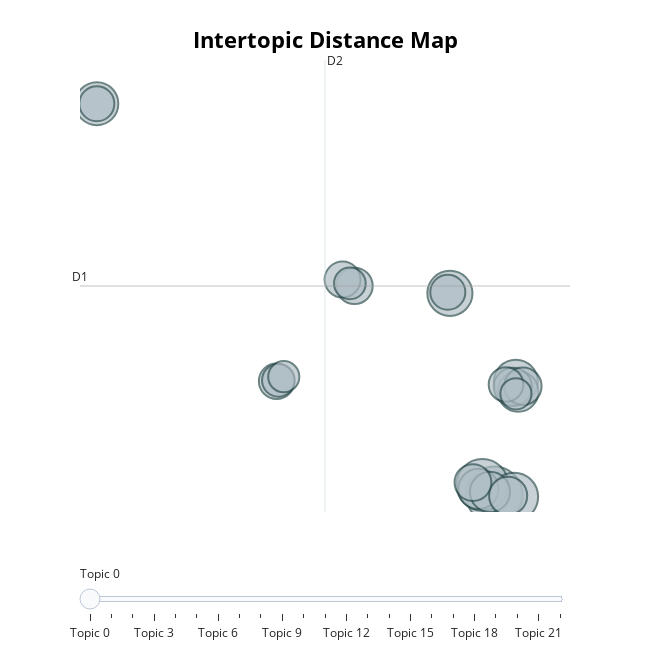

The notebook cell saved with this chart:
### Code cell
topic_model.visualize_topics()

### Figure 1 — Plotly figure (JSON) as saved in the notebook; plotly's stock layout.template omitted (floating-point values rounded to 4 significant figures)
{"data": [{"customdata": [[0, "longterm relationship | end relationship | mutual friends | decision end | happened months ago", 99], [1, "difficult decisions | make difficult | difficult decisions months | na na | make major", 83], [2, "cesarean section | got pregnant | difficult decision | kazakhstani doctors | terminate pregnancy", 72], [3, "new country | moving city | difficult decision | far away | leave family", 63], [4, "starting business | start business | stable job | job start | job start business", 60], [5, "took loan | money pay | money time | needed money | pay debts", 57], [6, "new job | current job | south china | months ago | mr li", 51], [7, "second decision | got married | decision divorce | children suffered | leave older", 50], [8, "decision divorce | divorce wife | getting divorce | decision end marriage | ex wife", 50], [9, "having child | fertility treatments | second child | adopting child | adopt child", 45], [10, "new job | change jobs | decision change | change job | months change", 45], [11, "career development | years old | business trips | critical period | new project", 43], [12, "children need | family members | help brother | pressure relatives | father children", 42], [13, "high school | faculty science | decided continue | worried wouldnt | problem lack", 41], [14, "pursue mba | pursuing mba | job pursue mba | long term | mba spjimr", 40], [15, "dog sleep | year old | years ago dog | correct thing | ago cat", 39], [16, "buy car | new car | buying new | decision buying | buying car", 38], [17, "leave village | sell house | big city | today families village | housing association", 38], [18, "quit job | quitting job | job worked | decision quit | job resign", 37], [19, "death husband | grandmothers funeral | nursing home | home attend | say goodbye", 33], [20, "postgraduate entrance | taking postgraduate | taking postgraduate entrance | service exam | civil service exam", 31], [21, "decision quit job | nice begin | work worker | nice person | getting fired", 30], [22, "life support | entire family | nursing home | decision father | hospital months", 30]], "hovertemplate": "<b>Topic %{customdata[0]}</b><br>%{customdata[1]}<br>Size: %{customdata[2]}", "legendgroup": "", "marker": {"color": "#B0BEC5", "line": {"color": "DarkSlateGrey", "width": 2}, "size": [99, 83, 72, 63, 60, 57, 51, 50, 50, 45, 45, 43, 42, 41, 40, 39, 38, 38, 37, 33, 31, 30, 30], "sizemode": "area", "sizeref": 0.06187, "symbol": "circle"}, "mode": "markers", "name": "", "orientation": "v", "showlegend": false, "type": "scatter", "x": [12.66, 12.14, 13.54, 10.69, 13.62, -4.991, 13.73, 11.96, 12.47, 13.28, 13.49, 13.94, 11.72, 6.456, 5.924, 2.996, -4.991, 10.6, 13.18, 3.073, 6.249, 13.63, 3.313], "xaxis": "x", "y": [-8.533, -7.686, -8.712, 8.749, 1.167, 25.02, 0.3219, -8.043, -8.298, -8.623, 0.7194, 0.7737, -7.492, 9.392, 9.926, 1.208, 25.02, 8.842, 0.9228, 1.284, 9.598, 0.1224, 1.595], "yaxis": "y"}], "layout": {"annotations": [{"showarrow": false, "text": "D1", "x": -5.74, "y": 9.377, "yshift": 10}, {"showarrow": false, "text": "D2", "x": 5.145, "xshift": 10, "y": 28.77}], "height": 650, "hoverlabel": {"bgcolor": "white", "font": {"family": "Rockwell", "size": 16}}, "legend": {"itemsizing": "constant", "tracegroupgap": 0}, "margin": {"t": 60}, "shapes": [{"line": {"color": "#CFD8DC", "width": 2}, "type": "line", "x0": 5.145, "x1": 5.145, "y0": -10.02, "y1": 28.77}, {"line": {"color": "#9E9E9E", "width": 2}, "type": "line", "x0": -5.74, "x1": 16.03, "y0": 9.377, "y1": 9.377}], "sliders": [{"active": 0, "pad": {"t": 50}, "steps": [{"args": [{"marker.color": [["red", "#B0BEC5", "#B0BEC5", "#B0BEC5", "#B0BEC5", "#B0BEC5", "#B0BEC5", "#B0BEC5", "#B0BEC5", "#B0BEC5", "#B0BEC5", "#B0BEC5", "#B0BEC5", "#B0BEC5", "#B0BEC5", "#B0BEC5", "#B0BEC5", "#B0BEC5", "#B0BEC5", "#B0BEC5", "#B0BEC5", "#B0BEC5", "#B0BEC5"]]}], "label": "Topic 0", "method": "update"}, {"args": [{"marker.color": [["#B0BEC5", "red", "#B0BEC5", "#B0BEC5", "#B0BEC5", "#B0BEC5", "#B0BEC5", "#B0BEC5", "#B0BEC5", "#B0BEC5", "#B0BEC5", "#B0BEC5", "#B0BEC5", "#B0BEC5", "#B0BEC5", "#B0BEC5", "#B0BEC5", "#B0BEC5", "#B0BEC5", "#B0BEC5", "#B0BEC5", "#B0BEC5", "#B0BEC5"]]}], "label": "Topic 1", "method": "update"}, {"args": [{"marker.color": [["#B0BEC5", "#B0BEC5", "red", "#B0BEC5", "#B0BEC5", "#B0BEC5", "#B0BEC5", "#B0BEC5", "#B0BEC5", "#B0BEC5", "#B0BEC5", "#B0BEC5", "#B0BEC5", "#B0BEC5", "#B0BEC5", "#B0BEC5", "#B0BEC5", "#B0BEC5", "#B0BEC5", "#B0BEC5", "#B0BEC5", "#B0BEC5", "#B0BEC5"]]}], "label": "Topic 2", "method": "update"}, {"args": [{"marker.color": [["#B0BEC5", "#B0BEC5", "#B0BEC5", "red", "#B0BEC5", "#B0BEC5", "#B0BEC5", "#B0BEC5", "#B0BEC5", "#B0BEC5", "#B0BEC5", "#B0BEC5", "#B0BEC5", "#B0BEC5", "#B0BEC5", "#B0BEC5", "#B0BEC5", "#B0BEC5", "#B0BEC5", "#B0BEC5", "#B0BEC5", "#B0BEC5", "#B0BEC5"]]}], "label": "Topic 3", "method": "update"}, {"args": [{"marker.color": [["#B0BEC5", "#B0BEC5", "#B0BEC5", "#B0BEC5", "red", "#B0BEC5", "#B0BEC5", "#B0BEC5", "#B0BEC5", "#B0BEC5", "#B0BEC5", "#B0BEC5", "#B0BEC5", "#B0BEC5", "#B0BEC5", "#B0BEC5", "#B0BEC5", "#B0BEC5", "#B0BEC5", "#B0BEC5", "#B0BEC5", "#B0BEC5", "#B0BEC5"]]}], "label": "Topic 4", "method": "update"}, {"args": [{"marker.color": [["#B0BEC5", "#B0BEC5", "#B0BEC5", "#B0BEC5", "#B0BEC5", "red", "#B0BEC5", "#B0BEC5", "#B0BEC5", "#B0BEC5", "#B0BEC5", "#B0BEC5", "#B0BEC5", "#B0BEC5", "#B0BEC5", "#B0BEC5", "#B0BEC5", "#B0BEC5", "#B0BEC5", "#B0BEC5", "#B0BEC5", "#B0BEC5", "#B0BEC5"]]}], "label": "Topic 5", "method": "update"}, {"args": [{"marker.color": [["#B0BEC5", "#B0BEC5", "#B0BEC5", "#B0BEC5", "#B0BEC5", "#B0BEC5", "red", "#B0BEC5", "#B0BEC5", "#B0BEC5", "#B0BEC5", "#B0BEC5", "#B0BEC5", "#B0BEC5", "#B0BEC5", "#B0BEC5", "#B0BEC5", "#B0BEC5", "#B0BEC5", "#B0BEC5", "#B0BEC5", "#B0BEC5", "#B0BEC5"]]}], "label": "Topic 6", "method": "update"}, {"args": [{"marker.color": [["#B0BEC5", "#B0BEC5", "#B0BEC5", "#B0BEC5", "#B0BEC5", "#B0BEC5", "#B0BEC5", "red", "#B0BEC5", "#B0BEC5", "#B0BEC5", "#B0BEC5", "#B0BEC5", "#B0BEC5", "#B0BEC5", "#B0BEC5", "#B0BEC5", "#B0BEC5", "#B0BEC5", "#B0BEC5", "#B0BEC5", "#B0BEC5", "#B0BEC5"]]}], "label": "Topic 7", "method": "update"}, {"args": [{"marker.color": [["#B0BEC5", "#B0BEC5", "#B0BEC5", "#B0BEC5", "#B0BEC5", "#B0BEC5", "#B0BEC5", "#B0BEC5", "red", "#B0BEC5", "#B0BEC5", "#B0BEC5", "#B0BEC5", "#B0BEC5", "#B0BEC5", "#B0BEC5", "#B0BEC5", "#B0BEC5", "#B0BEC5", "#B0BEC5", "#B0BEC5", "#B0BEC5", "#B0BEC5"]]}], "label": "Topic 8", "method": "update"}, {"args": [{"marker.color": [["#B0BEC5", "#B0BEC5", "#B0BEC5", "#B0BEC5", "#B0BEC5", "#B0BEC5", "#B0BEC5", "#B0BEC5", "#B0BEC5", "red", "#B0BEC5", "#B0BEC5", "#B0BEC5", "#B0BEC5", "#B0BEC5", "#B0BEC5", "#B0BEC5", "#B0BEC5", "#B0BEC5", "#B0BEC5", "#B0BEC5", "#B0BEC5", "#B0BEC5"]]}], "label": "Topic 9", "method": "update"}, {"args": [{"marker.color": [["#B0BEC5", "#B0BEC5", "#B0BEC5", "#B0BEC5", "#B0BEC5", "#B0BEC5", "#B0BEC5", "#B0BEC5", "#B0BEC5", "#B0BEC5", "red", "#B0BEC5", "#B0BEC5", "#B0BEC5", "#B0BEC5", "#B0BEC5", "#B0BEC5", "#B0BEC5", "#B0BEC5", "#B0BEC5", "#B0BEC5", "#B0BEC5", "#B0BEC5"]]}], "label": "Topic 10", "method": "update"}, {"args": [{"marker.color": [["#B0BEC5", "#B0BEC5", "#B0BEC5", "#B0BEC5", "#B0BEC5", "#B0BEC5", "#B0BEC5", "#B0BEC5", "#B0BEC5", "#B0BEC5", "#B0BEC5", "red", "#B0BEC5", "#B0BEC5", "#B0BEC5", "#B0BEC5", "#B0BEC5", "#B0BEC5", "#B0BEC5", "#B0BEC5", "#B0BEC5", "#B0BEC5", "#B0BEC5"]]}], "label": "Topic 11", "method": "update"}, {"args": [{"marker.color": [["#B0BEC5", "#B0BEC5", "#B0BEC5", "#B0BEC5", "#B0BEC5", "#B0BEC5", "#B0BEC5", "#B0BEC5", "#B0BEC5", "#B0BEC5", "#B0BEC5", "#B0BEC5", "red", "#B0BEC5", "#B0BEC5", "#B0BEC5", "#B0BEC5", "#B0BEC5", "#B0BEC5", "#B0BEC5", "#B0BEC5", "#B0BEC5", "#B0BEC5"]]}], "label": "Topic 12", "method": "update"}, {"args": [{"marker.color": [["#B0BEC5", "#B0BEC5", "#B0BEC5", "#B0BEC5", "#B0BEC5", "#B0BEC5", "#B0BEC5", "#B0BEC5", "#B0BEC5", "#B0BEC5", "#B0BEC5", "#B0BEC5", "#B0BEC5", "red", "#B0BEC5", "#B0BEC5", "#B0BEC5", "#B0BEC5", "#B0BEC5", "#B0BEC5", "#B0BEC5", "#B0BEC5", "#B0BEC5"]]}], "label": "Topic 13", "method": "update"}, {"args": [{"marker.color": [["#B0BEC5", "#B0BEC5", "#B0BEC5", "#B0BEC5", "#B0BEC5", "#B0BEC5", "#B0BEC5", "#B0BEC5", "#B0BEC5", "#B0BEC5", "#B0BEC5", "#B0BEC5", "#B0BEC5", "#B0BEC5", "red", "#B0BEC5", "#B0BEC5", "#B0BEC5", "#B0BEC5", "#B0BEC5", "#B0BEC5", "#B0BEC5", "#B0BEC5"]]}], "label": "Topic 14", "method": "update"}, {"args": [{"marker.color": [["#B0BEC5", "#B0BEC5", "#B0BEC5", "#B0BEC5", "#B0BEC5", "#B0BEC5", "#B0BEC5", "#B0BEC5", "#B0BEC5", "#B0BEC5", "#B0BEC5", "#B0BEC5", "#B0BEC5", "#B0BEC5", "#B0BEC5", "red", "#B0BEC5", "#B0BEC5", "#B0BEC5", "#B0BEC5", "#B0BEC5", "#B0BEC5", "#B0BEC5"]]}], "label": "Topic 15", "method": "update"}, {"args": [{"marker.color": [["#B0BEC5", "#B0BEC5", "#B0BEC5", "#B0BEC5", "#B0BEC5", "#B0BEC5", "#B0BEC5", "#B0BEC5", "#B0BEC5", "#B0BEC5", "#B0BEC5", "#B0BEC5", "#B0BEC5", "#B0BEC5", "#B0BEC5", "#B0BEC5", "red", "#B0BEC5", "#B0BEC5", "#B0BEC5", "#B0BEC5", "#B0BEC5", "#B0BEC5"]]}], "label": "Topic 16", "method": "update"}, {"args": [{"marker.color": [["#B0BEC5", "#B0BEC5", "#B0BEC5", "#B0BEC5", "#B0BEC5", "#B0BEC5", "#B0BEC5", "#B0BEC5", "#B0BEC5", "#B0BEC5", "#B0BEC5", "#B0BEC5", "#B0BEC5", "#B0BEC5", "#B0BEC5", "#B0BEC5", "#B0BEC5", "red", "#B0BEC5", "#B0BEC5", "#B0BEC5", "#B0BEC5", "#B0BEC5"]]}], "label": "Topic 17", "method": "update"}, {"args": [{"marker.color": [["#B0BEC5", "#B0BEC5", "#B0BEC5", "#B0BEC5", "#B0BEC5", "#B0BEC5", "#B0BEC5", "#B0BEC5", "#B0BEC5", "#B0BEC5", "#B0BEC5", "#B0BEC5", "#B0BEC5", "#B0BEC5", "#B0BEC5", "#B0BEC5", "#B0BEC5", "#B0BEC5", "red", "#B0BEC5", "#B0BEC5", "#B0BEC5", "#B0BEC5"]]}], "label": "Topic 18", "method": "update"}, {"args": [{"marker.color": [["#B0BEC5", "#B0BEC5", "#B0BEC5", "#B0BEC5", "#B0BEC5", "#B0BEC5", "#B0BEC5", "#B0BEC5", "#B0BEC5", "#B0BEC5", "#B0BEC5", "#B0BEC5", "#B0BEC5", "#B0BEC5", "#B0BEC5", "#B0BEC5", "#B0BEC5", "#B0BEC5", "#B0BEC5", "red", "#B0BEC5", "#B0BEC5", "#B0BEC5"]]}], "label": "Topic 19", "method": "update"}, {"args": [{"marker.color": [["#B0BEC5", "#B0BEC5", "#B0BEC5", "#B0BEC5", "#B0BEC5", "#B0BEC5", "#B0BEC5", "#B0BEC5", "#B0BEC5", "#B0BEC5", "#B0BEC5", "#B0BEC5", "#B0BEC5", "#B0BEC5", "#B0BEC5", "#B0BEC5", "#B0BEC5", "#B0BEC5", "#B0BEC5", "#B0BEC5", "red", "#B0BEC5", "#B0BEC5"]]}], "label": "Topic 20", "method": "update"}, {"args": [{"marker.color": [["#B0BEC5", "#B0BEC5", "#B0BEC5", "#B0BEC5", "#B0BEC5", "#B0BEC5", "#B0BEC5", "#B0BEC5", "#B0BEC5", "#B0BEC5", "#B0BEC5", "#B0BEC5", "#B0BEC5", "#B0BEC5", "#B0BEC5", "#B0BEC5", "#B0BEC5", "#B0BEC5", "#B0BEC5", "#B0BEC5", "#B0BEC5", "red", "#B0BEC5"]]}], "label": "Topic 21", "method": "update"}, {"args": [{"marker.color": [["#B0BEC5", "#B0BEC5", "#B0BEC5", "#B0BEC5", "#B0BEC5", "#B0BEC5", "#B0BEC5", "#B0BEC5", "#B0BEC5", "#B0BEC5", "#B0BEC5", "#B0BEC5", "#B0BEC5", "#B0BEC5", "#B0BEC5", "#B0BEC5", "#B0BEC5", "#B0BEC5", "#B0BEC5", "#B0BEC5", "#B0BEC5", "#B0BEC5", "red"]]}], "label": "Topic 22", "method": "update"}]}], "title": {"font": {"color": "Black", "size": 22}, "text": "<b>Intertopic Distance Map</b>", "x": 0.5, "xanchor": "center", "y": 0.95, "yanchor": "top"}, "width": 650, "xaxis": {"anchor": "y", "domain": [0, 1], "range": [-5.74, 16.03], "title": {"text": ""}, "visible": false}, "yaxis": {"anchor": "x", "domain": [0, 1], "range": [-10.02, 28.77], "title": {"text": ""}, "visible": false}}}
